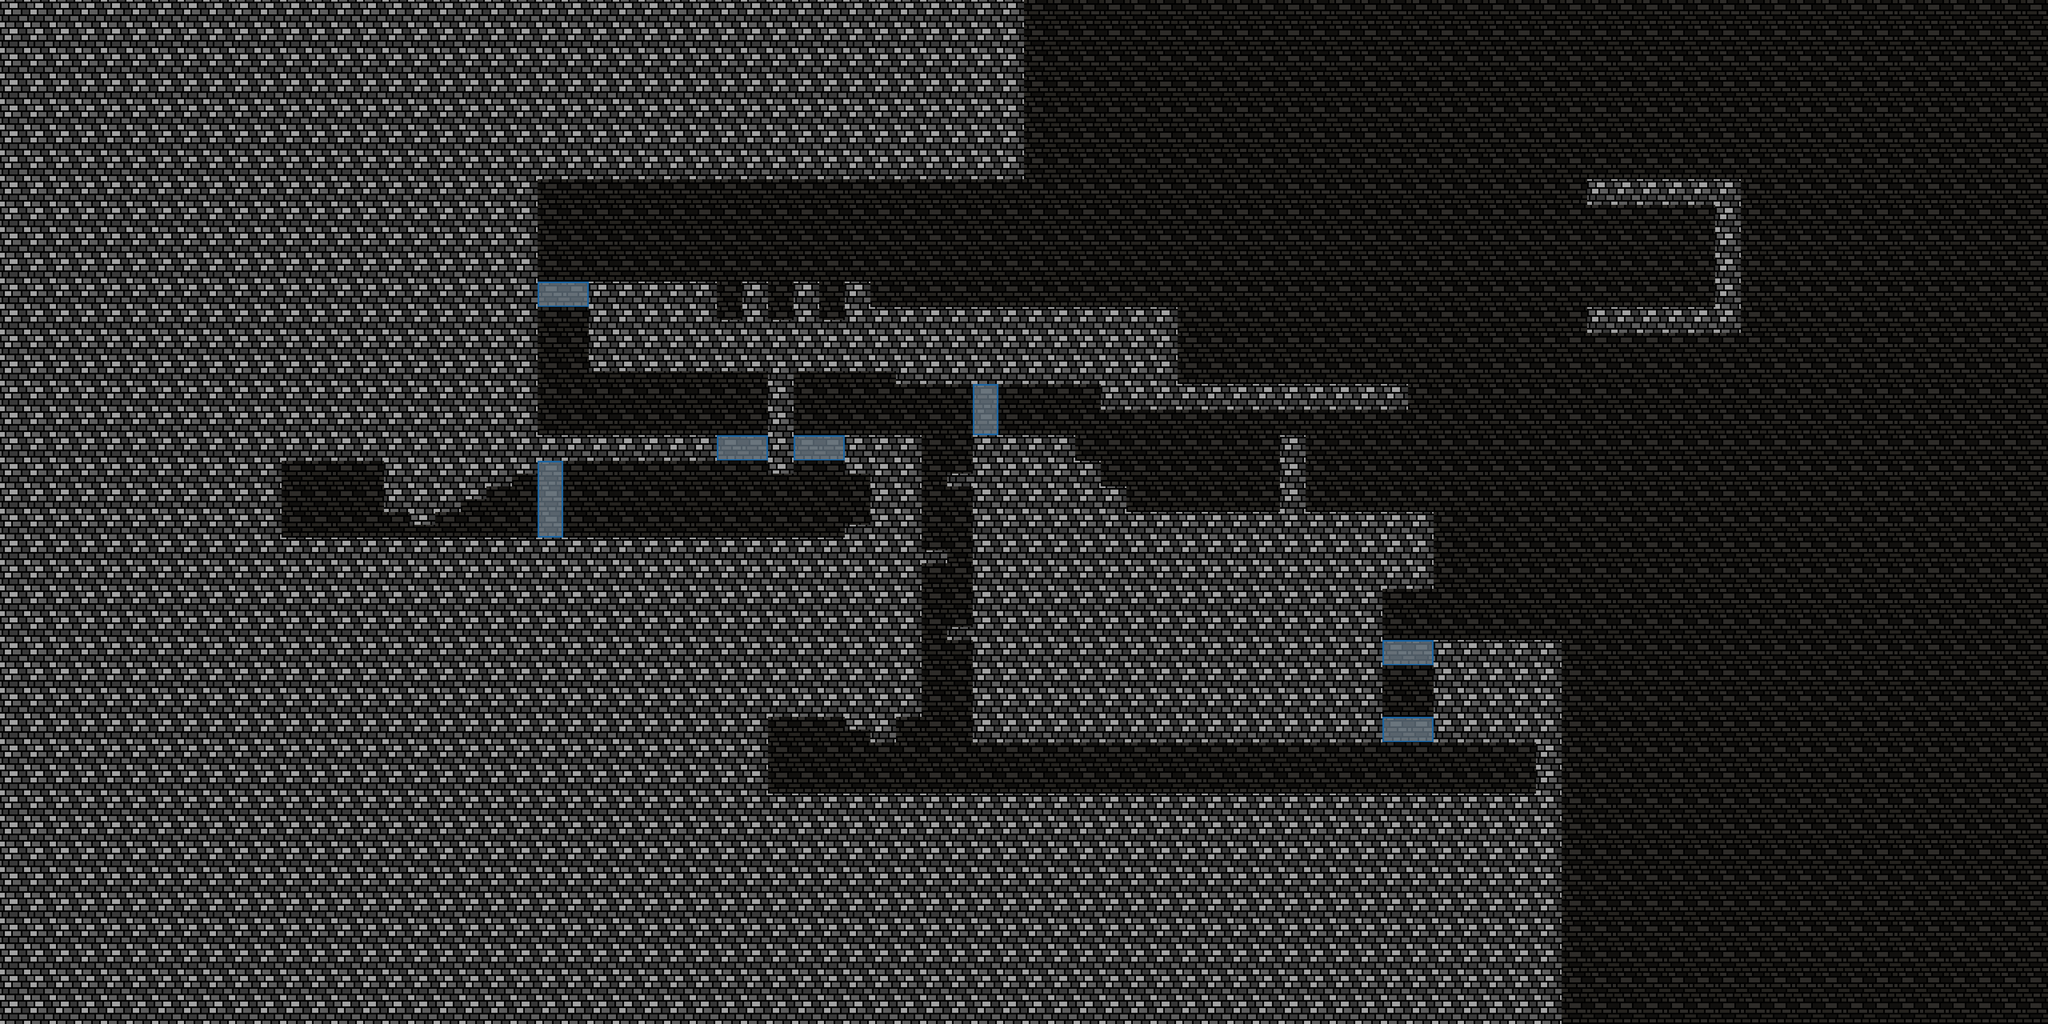

Rendered tile map (Tiled .tmx) drawn with the repository's tilesets; below, a short description and the map source with its tile grids summarised:
An orthogonal 80x40 tile map with 64x64 px tiles, 3 tile layers (fundo, Main Tiles, glass), 2 tilesets and 12 objects (4x rat, 3x spikes, Player Spawn, The End, Boulder 1, ...).

<map version="1.0" orientation="orthogonal" width="80" height="40" tilewidth="64" tileheight="64">
 <tileset firstgid="1" name="brick_combo" tilewidth="64" tileheight="64">
  <image source="../tilesets/brick_combo.png" width="192" height="320" />
 </tileset>
 <tileset firstgid="16" name="brick_tiles" tilewidth="64" tileheight="64">
  <image source="../tilesets/brick_tiles.png" width="576" height="512" />
 </tileset>
 <layer name="fundo" width="80" height="40">
  <properties>
   <property name="nocollides" value="true" />
   <property name="tileset" value="brick_combo" />
  </properties>
  <data>[3200 cells, 3200 non-empty, 1 distinct tile ids]</data>
 </layer>
 <layer name="Main Tiles" width="80" height="40">
  <properties>
   <property name="tileset" value="brick_combo" />
  </properties>
  <data>[3200 cells, 1768 non-empty, 3 distinct tile ids]</data>
 </layer>
 <objectgroup name="playerSpawn" width="80" height="40">
  <object name="Player Spawn" x="768" y="1216" width="128" height="128">
   <properties>
    <property name="type" value="Rat" />
   </properties>
  </object>
 </objectgroup>
 <objectgroup name="end" width="80" height="40">
  <object name="The End" x="4160" y="640" width="128" height="128">
   <properties>
    <property name="nextState" value="three_trials" />
   </properties>
  </object>
 </objectgroup>
 <objectgroup name="ratSpawns" width="80" height="40">
  <object name="rat" x="1472" y="1293" width="102" height="49">
   <properties>
    <property name="facing" value="right" />
   </properties>
  </object>
  <object name="rat" x="1997" y="1024" width="109" height="61" />
  <object name="rat" x="1798" y="1029" width="117" height="55" />
  <object name="rat" x="1344" y="634" width="128" height="66" />
  <object name="Boulder 1" x="1920" y="1856" width="128" height="128">
   <properties>
    <property name="source" value="boulderTrigger" />
    <property name="speed" value="560" />
   </properties>
  </object>
  <object name="Boudler trigger" x="2321" y="1873" width="114" height="105">
   <properties>
    <property name="id" value="boulderTrigger" />
   </properties>
  </object>
  <object name="Rat" x="2519" y="1027" width="160" height="61" />
 </objectgroup>
 <objectgroup name="boulders" width="80" height="40" />
 <objectgroup name="spikeTraps" width="80" height="40">
  <object name="spikes" x="1792" y="736" width="64" height="64" />
  <object name="spikes" x="1920" y="736" width="64" height="64" />
  <object name="spikes" x="2048" y="736" width="64" height="64" />
 </objectgroup>
 <layer name="glass" width="80" height="40">
  <properties>
   <property name="tileset" value="brick_tiles" />
  </properties>
  <data>[3200 cells, 15 non-empty, 5 distinct tile ids]</data>
 </layer>
 <objectgroup name="triggers" width="80" height="40" />
</map>
